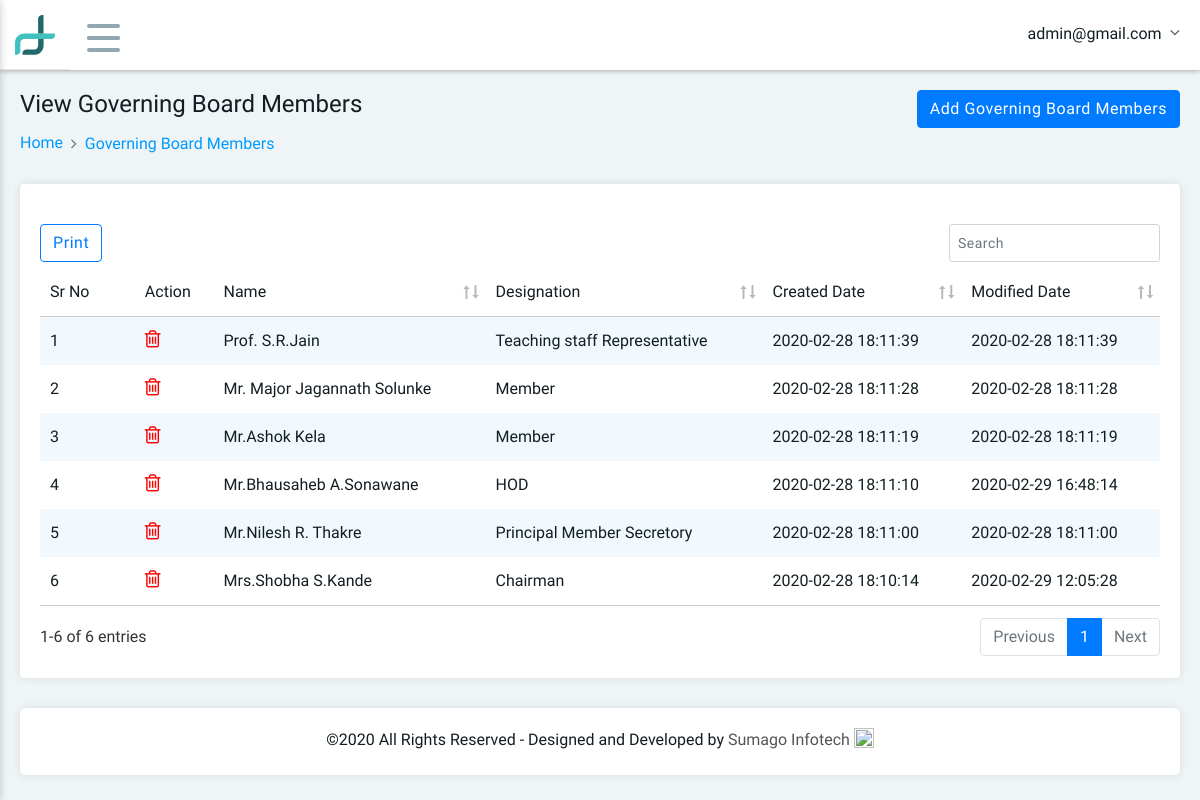
Page /view_gove.php (signed in) on the committed database.
### tables this page shows
CREATE TABLE IF NOT EXISTS `tbl_board_members` (
  `fld_bm_id` int(11) NOT NULL,
  `fld_bm_name` varchar(50) NOT NULL,
  `Designation_id` int(11) NOT NULL,
  `fld_created_date` datetime NOT NULL DEFAULT CURRENT_TIMESTAMP,
  `fld_modified_date` datetime NOT NULL DEFAULT CURRENT_TIMESTAMP ON UPDATE CURRENT_TIMESTAMP,
  `fld_delete` int(11) NOT NULL
);

CREATE TABLE IF NOT EXISTS `designation` (
  `Designation_id` int(11) NOT NULL,
  `Designation` varchar(255) NOT NULL,
  `Designation_delete` int(11) NOT NULL DEFAULT '0',
  `Designation_date` datetime NOT NULL DEFAULT CURRENT_TIMESTAMP
);

### view_gove.php (the view, shortened to what this page needs)
<!DOCTYPE html>
<html>
<head>
	<?php include('include/head.php'); ?>
	<link rel="stylesheet" type="text/css" href="src/plugins/datatables/media/css/jquery.dataTables.css">
	<link rel="stylesheet" type="text/css" href="src/plugins/datatables/media/css/dataTables.bootstrap4.css">
	<link rel="stylesheet" type="text/css" href="src/plugins/datatables/media/css/responsive.dataTables.css">
</head>
<body>
	<?php include('include/header.php'); ?>
	<div class="main-container">
		<div class="pd-ltr-20 customscroll customscroll-10-p height-100-p xs-pd-20-10">
			<div class="min-height-200px">
				<div class="page-header">
					<div class="row">
						<div class="col-md-6 col-sm-12">
							<div class="title">
								<h4>View Governing Board Members </h4>
							</div>
							<nav aria-label="breadcrumb" role="navigation">
								<ol class="breadcrumb">
									<li class="breadcrumb-item"><a href="dashboard.php">Home</a></li>
									<li class="breadcrumb-item"><a href="#">Governing Board Members</a></li>
								</ol>
							</nav>
						</div>
						<div class="col-md-6 col-sm-12 text-right">
							<div class="dropdown">
								<a class="btn btn-primary" href="add_gove.php" role="button">
									Add Governing Board Members
								</a>
							</div>
						</div>
					</div>
				</div>
				<div class="pd-20 bg-white border-radius-4 box-shadow mb-30">
					<div class="row">
						<table class="stripe hover data-table-export nowrap">
							<thead>
								<tr>
									<th class="table-plus datatable-nosort">Sr No</th>
									<th class="datatable-nosort">Action</th>
									<th>Name</th>
									<th>Designation</th>
									<th>Created Date</th>
									<th>Modified Date</th>
								</tr>
							</thead>
							<tbody>
								<?php
                                $count=0;
                                $query="select d.*,b.* from designation d,tbl_board_members b where d.Designation_id=b.Designation_id and d.Designation_delete='0' and b.fld_delete='0' order by b.fld_bm_id desc";
                                $row=mysqli_query($connect,$query) or die(mysqli_error($connect));
                                while($fetch=mysqli_fetch_array($row)) {
                                extract($fetch);
                            	?>
                                <tr>
                                    <td><?php echo ++$count; ?></td>
									<td>
                                        <a href="gove_delete.php?fld_bm_id=<?php echo $fetch['fld_bm_id'] ?>" onclick="return confirm('Are you sure to Delete Governing Board Members')" class="fa fa-trash-o"  style="color: red;font-size: 20px;">
                                        </a>
									</td>
									<td><?php echo $fetch['fld_bm_name'];?></td>
									<td><?php echo $fetch['Designation'];?></td>
                                    <td><?php echo $fetch['fld_created_date'];?></td>
                                    <td><?php echo $fetch['fld_modified_date'];?></td>
                                </tr>
                                            <?php } ?>
							</tbody>
						</table>
					</div>
				</div>
			</div>
			<?php include('include/footer.php'); ?>
		</div>
	</div>
</body>
</html>

### include/header.php (shortened to what this page needs)
<?php include "config.php";
 ?>
	<div class="header clearfix">
		<div class="header-right">
			<div class="brand-logo">
				<a href="#">
					<img src="vendors/images/logo.png" alt="" class="mobile-logo">
				</a>
			</div>
			<div class="menu-icon">
				<span></span>
				<span></span>
				<span></span>
			</div>
			<div class="user-info-dropdown">
				<div class="dropdown">
					<a class="dropdown-toggle" href="#" role="button" data-toggle="dropdown">
						<?php
                            $query=mysqli_query($connect,"select * from tbl_admin where fld_email='".$_SESSION['email']."'") or die(mysqli_error($connect));
                            $fetch=mysqli_fetch_array($query);
                            extract($fetch);
                        ?>
						<span class="user-name"><?php echo $fetch['fld_email']; ?></span>
					</a>
				</div>
			</div>
		</div>
	</div>

### rows in the picture
tbl_board_members: fld_bm_name "Prof. S.R.Jain", Designation.Designation "Teaching staff Representative", fld_created_date "2020-02-28 18:11:39", fld_modified_date "2020-02-28 18:11:39"
tbl_board_members: fld_bm_name "Mr. Major Jagannath Solunke", Designation.Designation "Member", fld_created_date "2020-02-28 18:11:28", fld_modified_date "2020-02-28 18:11:28"
tbl_board_members: fld_bm_name "Mr.Ashok Kela", Designation.Designation "Member", fld_created_date "2020-02-28 18:11:19", fld_modified_date "2020-02-28 18:11:19"
tbl_board_members: fld_bm_name "Mr.Bhausaheb A.Sonawane", Designation.Designation "HOD", fld_created_date "2020-02-28 18:11:10", fld_modified_date "2020-02-29 16:48:14"
tbl_board_members: fld_bm_name "Mr.Nilesh R. Thakre", Designation.Designation "Principal Member Secretory", fld_created_date "2020-02-28 18:11:00", fld_modified_date "2020-02-28 18:11:00"
tbl_board_members: fld_bm_name "Mrs.Shobha S.Kande", Designation.Designation "Chairman", fld_created_date "2020-02-28 18:10:14", fld_modified_date "2020-02-29 12:05:28"

### other values in the picture
$fetch['fld_email'] "admin@gmail.com"
